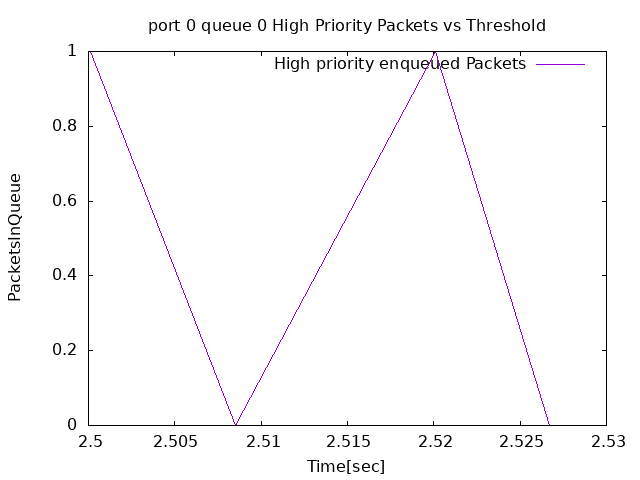

Write the gnuplot code that produced this figure.
set terminal png
set output "/home/boris/workspace/ns-allinone-3.40/ns-3.40/Trace_Plots/1In1Out/Predictive/Position_0.5/Length_0.4/SharedBuffer_DT/via_MultiQueues/2_ToS/prioSteadyOn/0.2/Predictive/TCP/0.02//port_0_queue_0_High.png"
set title "port 0 queue 0 High Priority Packets vs Threshold"
set xlabel "Time[sec]"
set ylabel "PacketsInQueue"
plot "-"  title "High priority enqueued Packets" with lines, 
2.50011 1
2.50854 0
2.52011 1
2.52671 0
e
e
